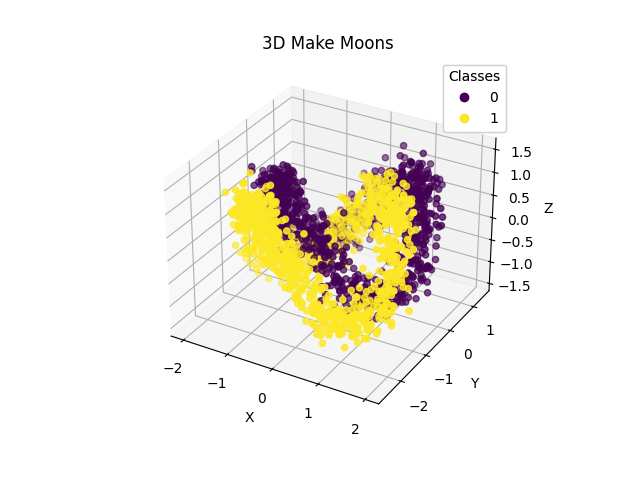

The script that drew this image:
# Generating 3D make-moons data

import numpy as np
import matplotlib.pyplot as plt
from mpl_toolkits.mplot3d import Axes3D

def make_moons_3d(n_samples=500, noise=0.1):
    # Generate the original 2D make_moons data
    t = np.linspace(0, 2 * np.pi, n_samples)
    x = 1.5 * np.cos(t)
    y = np.sin(t)
    z = np.sin(2 * t)  # Adding a sinusoidal variation in the third dimension

    # Concatenating the positive and negative moons with an offset and noise
    X = np.vstack([np.column_stack([x, y, z]), np.column_stack([-x, y - 1, -z])])
    y = np.hstack([np.zeros(n_samples), np.ones(n_samples)])

    # Adding Gaussian noise
    X += np.random.normal(scale=noise, size=X.shape)

    return X, y

# Generate the data (1000 datapoints)
X, labels = make_moons_3d(n_samples=1000, noise=0.2)

# Plotting
fig = plt.figure()
ax = fig.add_subplot(111, projection='3d')
scatter = ax.scatter(X[:, 0], X[:, 1], X[:, 2], c=labels, cmap='viridis', marker='o')
legend1 = ax.legend(*scatter.legend_elements(), title="Classes")
ax.add_artist(legend1)
ax.set_xlabel('X')
ax.set_ylabel('Y')
ax.set_zlabel('Z')
plt.title('3D Make Moons')
plt.show()
